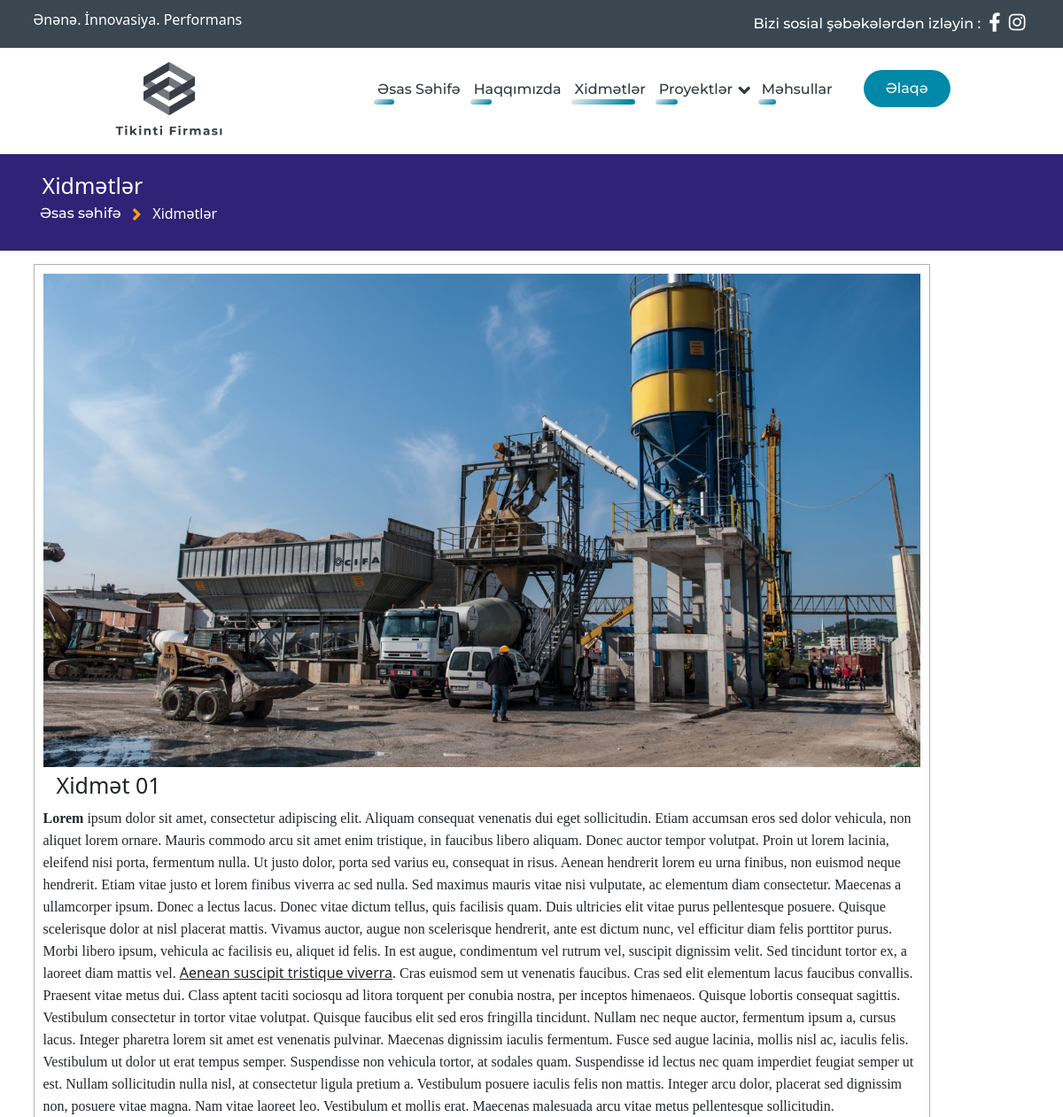
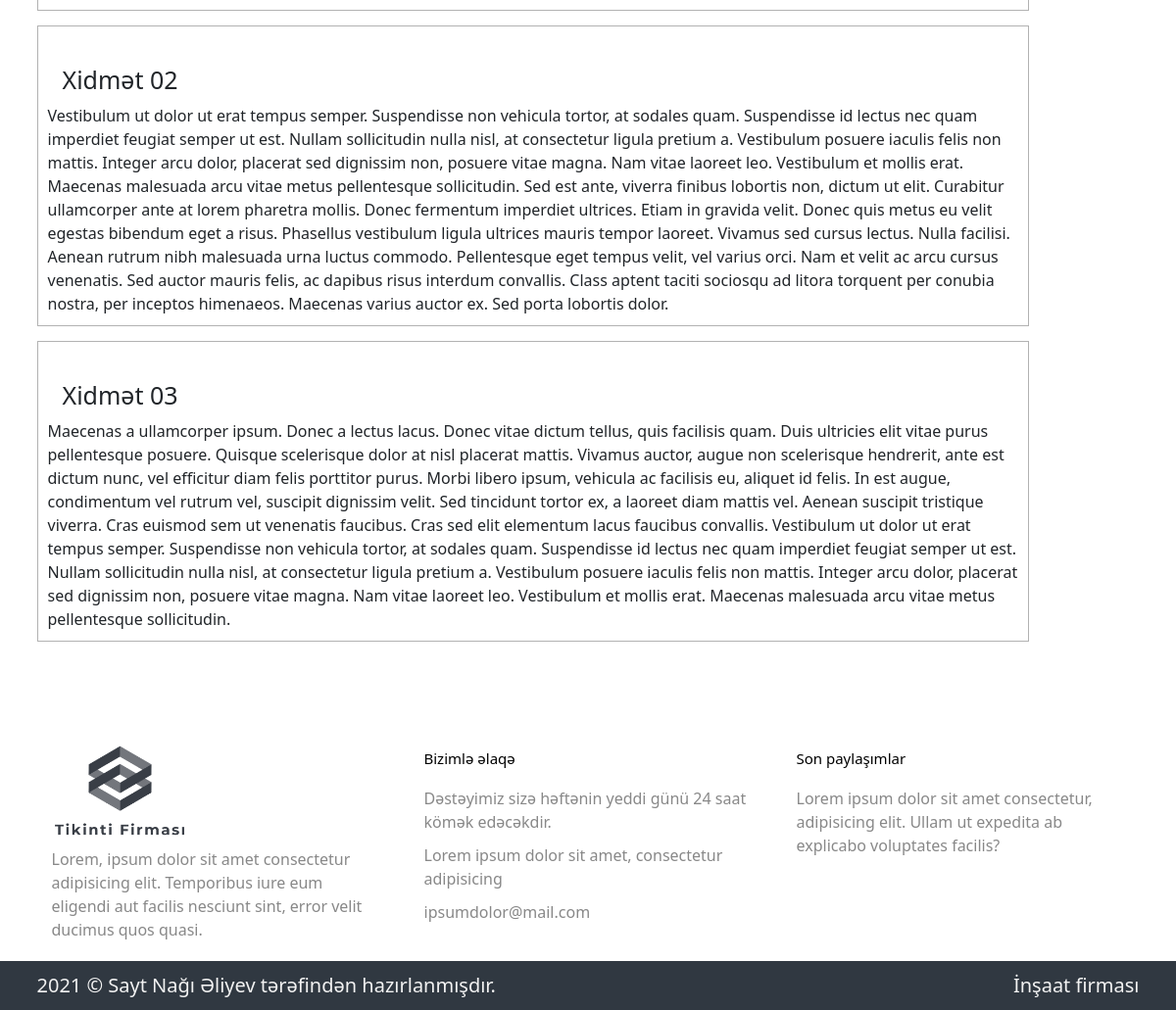
/services, run on the app's committed database (2 pictures, top to bottom).
### app/models.py (models this page shows)
class Service(db.Model):
    id = db.Column(db.Integer, primary_key=True)
    title = db.Column(db.String(100))
    description = db.Column(db.Text)
    image = db.Column(db.String(100))

### view/routes.py (the view)
@view.route("/services")
def main_services():
    from app.models import Service
    services = Service.query.all()
    return render_template('view/services.html', services = services)

### view/templates/view/services.html (shortened to what this page needs)
{% extends "view/base.html" %}
{% block navBar %}
<div id="navbar">
    <div class="container">
        <div class="nav-items">
            <img class="logo" src="/view/static/view/img/logo_transparent2.png" alt="">
            <ul class="nav-links d-flex justify-content-end bootstrap-off">
                <li>
                    <div class="link-container">
                        <a class="bootstrap-off" href="/">Əsas Səhifə</a>
                        <div class="bg"></div>
                    </div>
                </li>
                <li>
                    <div class="link-container">
                        <a class="bootstrap-off" href="/about">Haqqımızda</a>
                        <div class="bg"></div>
                    </div>
                </li>
                <li>
                    <div class="link-container">
                        <a class="bootstrap-off" href="/services">Xidmətlər</a>
                        <div class="bg" style="width: 90%!important;"></div>
                    </div>
                </li>
                <li class="dd-effect">
                    <div class="link-container">
                        <a class="bootstrap-off" href="#">Proyektlər</a>
                        <div class="down-icon"><i class="fas fa-angle-down fa-lg"></i></div>
                        <div class="bg"></div>
                    </div>
                </li>
                <li>
                    <div class="link-container">
                        <a class="bootstrap-off" href="/products">Məhsullar</a>
                        <div class="bg"></div>
                    </div>
                </li>
            </ul>
            <a class="cta" href="/contacts"><button class=" text-light my-4">Əlaqə</button></a>
        </div>
    </div>
</div>
{% endblock %}
{% block page %}
<section id="services-content">
    <div class="head">
        <div class="container">
            <h2>Xidmətlər</h2>
            <div class="location">
                <a href="/">Əsas səhifə</a>
                <i class="fas fa-angle-right fa-lg"></i>
                <p>Xidmətlər</p>
            </div>
        </div>
    </div>
   <div class="container">
    <div class="services-elements">
       {% for service in services %}
       <div class="service-box">
        <div class="img-section">
            <img src="/view/static/view/uploads/{{service.image}}" alt="">
        </div>
        <div class="service-title">
            <h1>{{service.title}}</h1>
        </div>
        <div class="service-description">
            {{service.description|safe}}
        </div>
    </div>
       {% endfor %}
    </div>
   </div>
</section>
{% endblock %}

### view/static/view/css/style.css (style rules this page uses)
ul li { padding-left: 0px!important; }
#navbar { position: fixed; width: 100%; background: #fff; font-size: 1.6rem; padding: 10px 10%; z-index: 15; }
#navbar .logo { cursor: pointer; margin-right: auto; }
#navbar img { height: 100px; }
#navbar .nav-items { display: flex; justify-content: flex-end; }
#navbar .nav-links { padding: 25px 0px; list-style: none; }
#navbar .nav-links li { display: inline-block; padding: 0px 15px; position: relative; transition: all 0.5s ease; }
#navbar .nav-links li a { transition: all 0.3s ease 0s; }
#navbar .nav-links li .link-container { position: relative; display: inline-block; }
#navbar .nav-links li .bg { position: absolute; bottom: -5px; left: -4px; border-radius: 50px; width: 25%; height: 25%; z-index: 0; background-image: linear-gradient(147deg, #edf0f1 0%, #0088a9 85%); transition: all .5s; }
#navbar button { margin-left: 20px; padding: 9px 25px; color: #fff; background-color: #0088a9; border: none; border-radius: 50px; cursor: pointer; transition: all 0.3s ease 0s; }
#navbar li, #navbar a, #navbar button { color: #303841; }
.down-icon { display: inline-block; transform: translate(2px, 3px); color: #303841; }
#services-content { padding-top: 120px; margin-bottom: 100px; font-size: 1.6rem; }
#services-content .head { padding: 20px 0px; color: #fff; background: #302277; }
#services-content .head h2 { padding: 0px 10px; font-size: 2.5rem; }
#services-content .head .location { display: flex; }
#services-content .head .location i { color: orange; padding: 5px 5px; }
#services-content .head .location a { padding: 0px 7.5px; color: #fff; }
#services-content .head .location p { padding: 0px 7.5px; }
#services-content .services-elements { width: 90%; }
#services-content .services-elements .service-box { border: 1px solid #b2b2b2; padding: 10px; margin: 15px 0px; }
#services-content .services-elements .service-box img { max-width: 100%; object-fit: cover; }
#services-content .services-elements .service-box .service-title { padding: 5px 15px; }
* { box-sizing: border-box; margin: 0; padding: 0; transition: all 0.4s ease; }
html { font-size: 10px; }
body { font-family: 'lato', sans-serif; font-size: 1.6rem; line-height: 1.5; background-color: #EEEEEE; }
li, a, button { font-family: "Montserrat", sans-serif; font-weight: 500; text-decoration: none !important; }
a { cursor: pointer; }
.bootstrap-off { margin: 0; padding: 0; border: 0; font-size: 1.6rem; font: inherit; vertical-align: baseline; text-decoration: none; }
ul { list-style: none; }

### data on the page
Service: image (picture), title "Xidmət 01", description "Lorem ipsum dolor sit amet, consectetur adipiscing elit. Aliquam consequat venenatis dui eget sollicitudin. Etiam accumsan eros sed dolor vehicula, non aliquet lorem ornare. Mauris commodo arcu sit amet enim tristique, in faucibus libero aliquam. Donec auctor tempor volutpat. Proin ut lorem lacinia, eleifend nisi porta, fermentum nulla. Ut justo dolor, porta sed varius eu, consequat in risus. Aenean hendrerit lorem eu urna finibus, non euismod neque hendrerit. Etiam vitae justo et lorem finibus viverra ac sed nulla. Sed maximus mauris vitae nisi vulputate, ac elementum diam consectetur. Maecenas a ullamcorper ipsum. Donec a lectus lacus. Donec vitae dictum tellus, quis facilisis quam. Duis…"
Service: title "Xidmət 02", description "Vestibulum ut dolor ut erat tempus semper. Suspendisse non vehicula tortor, at sodales quam. Suspendisse id lectus nec quam imperdiet feugiat semper ut est. Nullam sollicitudin nulla nisl, at consectetur ligula pretium a. Vestibulum posuere iaculis felis non mattis. Integer arcu dolor, placerat sed dignissim non, posuere vitae magna. Nam vitae laoreet leo. Vestibulum et mollis erat. Maecenas malesuada arcu vitae metus pellentesque sollicitudin. Sed est ante, viverra finibus lobortis non, dictum ut elit. Curabitur ullamcorper ante at lorem pharetra mollis. Donec fermentum imperdiet ultrices. Etiam in gravida velit. Donec quis metus eu velit egestas bibendum eget a risus. Phasellus vestibulum…"
Service: title "Xidmət 03", description "Maecenas a ullamcorper ipsum. Donec a lectus lacus. Donec vitae dictum tellus, quis facilisis quam. Duis ultricies elit vitae purus pellentesque posuere. Quisque scelerisque dolor at nisl placerat mattis. Vivamus auctor, augue non scelerisque hendrerit, ante est dictum nunc, vel efficitur diam felis porttitor purus. Morbi libero ipsum, vehicula ac facilisis eu, aliquet id felis. In est augue, condimentum vel rutrum vel, suscipit dignissim velit. Sed tincidunt tortor ex, a laoreet diam mattis vel. Aenean suscipit tristique viverra. Cras euismod sem ut venenatis faucibus. Cras sed elit elementum lacus faucibus convallis. Vestibulum ut dolor ut erat tempus semper. Suspendisse non vehicula…"
